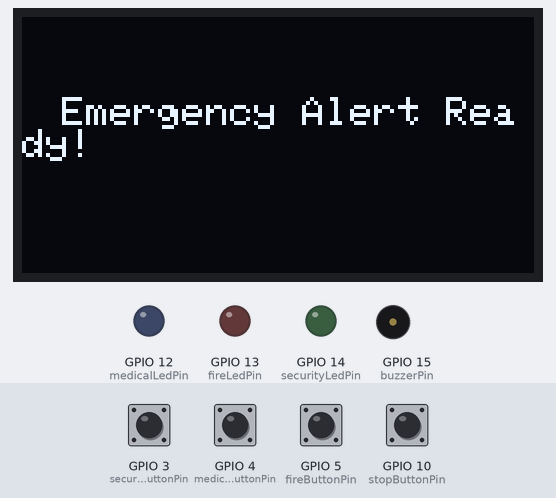
Bench run of a sketch on a simulated ESP32-S3. Parts: 128×64 one-colour display, output pins drawn as LEDs (lit = HIGH), buzzer (waves = sounding). Dashed ring = blinking. Inputs (shaded band) come from the test bench; at power-on: GPIO 3 (securityButtonPin), GPIO 4 (medicalButtonPin), GPIO 5 (fireButtonPin), GPIO 10 (stopButtonPin) HIGH. Random numbers use the default seed unless the sketch sets one; what the sketch prints to the serial monitor is not drawn.

Above: at 3.2 s.
3.3 s: GPIO 3 (securityButtonPin) pulled LOW for 0.15 s
At 4.0 s:
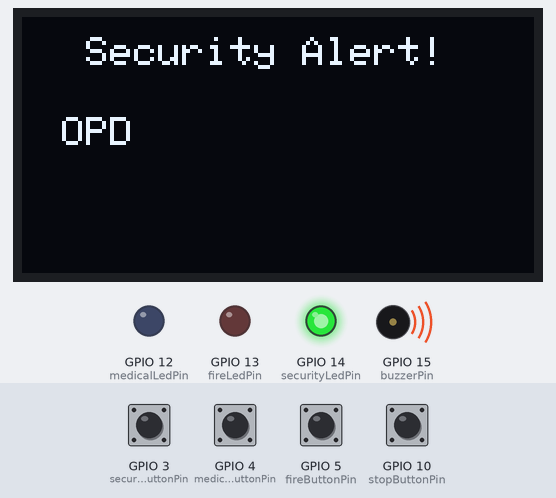
4.9 s: GPIO 10 (stopButtonPin) pulled LOW for 0.15 s
At 5.2 s:
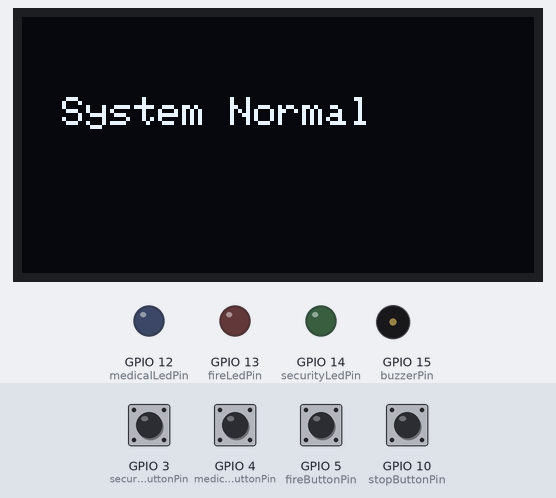
6.5 s: GPIO 4 (medicalButtonPin) pulled LOW for 0.15 s
At 7.7 s:
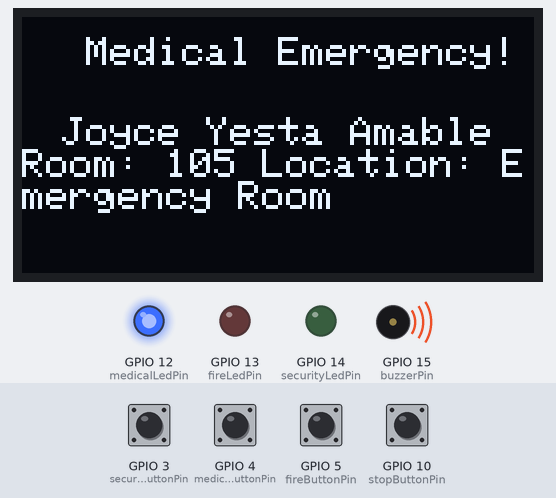
8.1 s: GPIO 10 (stopButtonPin) pulled LOW for 1 s
At 8.8 s:
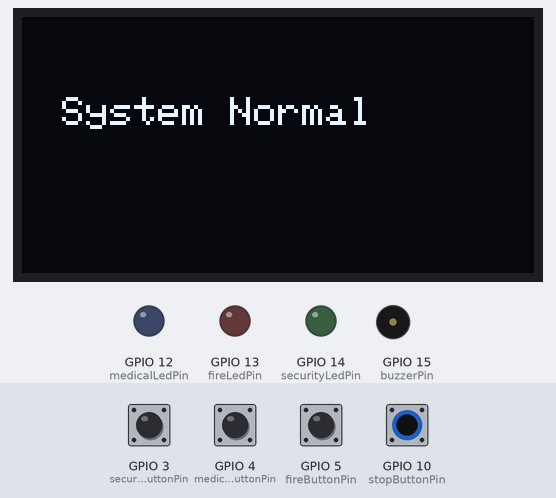
10.6 s: GPIO 5 (fireButtonPin) pulled LOW for 0.15 s
At 11.8 s:
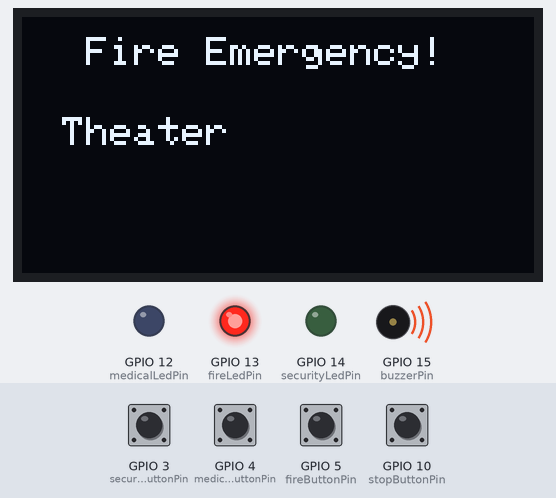
12.2 s: GPIO 4 (medicalButtonPin) driven LOW and GPIO 10 (stopButtonPin) driven LOW
At 12.68 s:
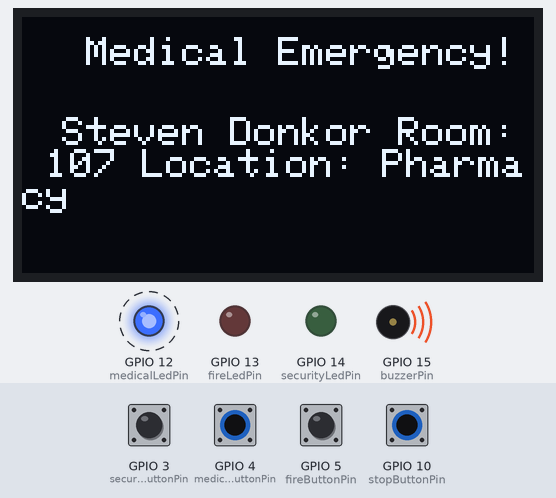
Timing chart, 0 to 62.7 s (numbered marks = the images above; inputs shaded):
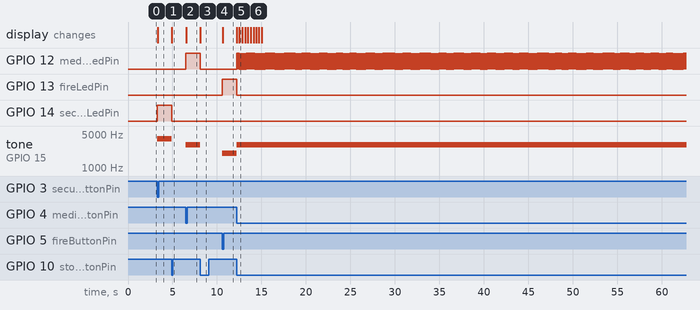

The sketch:

sketch.ino
```cpp
#include <Wire.h>
#include <Adafruit_GFX.h>
#include <Adafruit_SSD1306.h>

// OLED setup
#define SCREEN_WIDTH 128 // Width of OLED screen in pixels
#define SCREEN_HEIGHT 64 // Height of OLED screen in pixels
#define OLED_RESET -1
Adafruit_SSD1306 display(SCREEN_WIDTH, SCREEN_HEIGHT, &Wire, OLED_RESET);

// GPIO Pins For Inter-Integrated Communication (I2C)
#define OLED_SDA 21
#define OLED_SCL 16

// GPIO Pin definitions
#define fireButtonPin 5
#define medicalButtonPin 4
#define securityButtonPin 3
#define stopButtonPin 10  // Stop button pin
#define fireLedPin 13
#define medicalLedPin 12
#define securityLedPin 14
#define buzzerPin 15

// Struct to store emergency locations
struct EmergencyLocation {
  String location;  // The variable location of type string
};
// Struct to store patient details
struct Patient {
  String name; // Name of patient as a string
  int id;      // Patinet id as an integer
  String location; // location of patient as a string
};

// Locations in the hospital
EmergencyLocation locations[] = {
  {"OPD"}, {"Theater"}, {"ICU"}, {"Ward"},
  {"Emergency Room"}, {"Radiology"}, {"Pharmacy"}
};

// Patients requiring medical emergency
Patient patients[] = {
  {"Afia Fosu-Gyeabour", 101 ,"OPD"},
  {"Justice Adugdaa", 102 , "Theater"},
  {"Ida Asare", 103 , "ICU"},
  {"Richel Wellington", 104 , "Ward"},
  {"Joyce Yesta Amable", 105 , "Emergency Room"},
  {"Umeh Joy", 106 , "Radiology"},
  {"Steven Donkor", 107 , "Pharmacy"}
};

const int locationCount = sizeof(locations) / sizeof(locations[0]); //Counting the number of locations in the array
const int patientCount = sizeof(patients) / sizeof(patients[0]); //Counting the number of patients in the array

void setup() {
  Serial.begin(115200); // Initializing serial communication
  Serial.println("Emergency Alert Ready!");

// Connfiguration of the pins as input or output
  pinMode(fireButtonPin, INPUT_PULLUP); // Enabling input-pullup resistor
  pinMode(medicalButtonPin, INPUT_PULLUP); // Enabling input-pullup resistor
  pinMode(securityButtonPin, INPUT_PULLUP); // Enabling input-pullup resistor
  pinMode(stopButtonPin, INPUT_PULLUP); // Enabling input pull-up resistor
  pinMode(fireLedPin, OUTPUT);
  pinMode(medicalLedPin, OUTPUT);
  pinMode(securityLedPin, OUTPUT);
  pinMode(buzzerPin, OUTPUT);

  Wire.begin(OLED_SDA, OLED_SCL);
  if (!display.begin(SSD1306_SWITCHCAPVCC, 0x3C)) {
    Serial.println("SSD1306 allocation failed! Check wiring.");
    while (1);
  }

  display.clearDisplay();
  display.setTextSize(1);
  display.setTextColor(WHITE);
  display.setCursor(10, 20);
  display.println("Emergency Alert Ready!");
  display.display();
  delay(2000);
  randomSeed(analogRead(0));
}

void loop() {
  if (digitalRead(fireButtonPin) == 0) {
    int locationIndex = random(0, locationCount);
    activateFireAlert(locations[locationIndex]);
    waitForStopOrTimeout();
  }
  else if (digitalRead(medicalButtonPin) == 0) {
    int patientIndex = random(0, patientCount);
    activateMedicalAlert(patients[patientIndex]);
    waitForStopOrTimeout();
  }
  else if (digitalRead(securityButtonPin) == 0) {
    int locationIndex = random(0, locationCount);
    activateSecurityAlert(locations[locationIndex]);
    waitForStopOrTimeout();
  }
}

void activateFireAlert(EmergencyLocation location) {
  digitalWrite(fireLedPin, 1);
  tone(buzzerPin, 2000); // Frequency of the buzzer sound
  Serial.println(" Fire Emergency! ");
  Serial.print("Location: "); Serial.println(location.location);
  displayAlert(" Fire Emergency! ", location.location);
  simulateWhatsAppMessage("Fire Emergency at " + location.location);
}

void activateMedicalAlert(Patient patient) {
  digitalWrite(medicalLedPin, HIGH);
  tone(buzzerPin, 3000);
  Serial.println(" Medical Emergency! ");
  Serial.print("Patient: "); Serial.println(patient.name);
  Serial.print("Room: "); Serial.println(patient.id);
  Serial.print("Location: "); Serial.println(patient.location);
  displayAlert(" Medical Emergency! ", patient.name + " Room: " + String(patient.id) + " Location: " + patient.location);
  simulateWhatsAppMessage("Medical Emergency: " + patient.name + " (Room: " + String(patient.id) + ") at " + patient.location);
}

void activateSecurityAlert(EmergencyLocation location) {
  digitalWrite(securityLedPin, HIGH);
  tone(buzzerPin, 4000);
  Serial.println(" Security Emergency! ");
  Serial.print("Location: "); Serial.println(location.location);
  displayAlert(" Security Alert! ", location.location);
  simulateWhatsAppMessage("Security Alert at " + location.location);
}

void waitForStopOrTimeout() {
  unsigned long startTime = millis();
  while (millis() - startTime < 15000) { // 15-second timeout
    if (digitalRead(stopButtonPin) == LOW) { // Stop button pressed
      deactivateAlert();
      return;
    }
  }
  deactivateAlert();
}

void deactivateAlert() {
  digitalWrite(fireLedPin, LOW);
  digitalWrite(medicalLedPin, LOW);
  digitalWrite(securityLedPin, LOW);
  noTone(buzzerPin);
  display.clearDisplay();
  display.setTextSize(1);
  display.setCursor(10, 20);
  display.println("System Normal");
  display.display();
}

void displayAlert(String title, String message) {
  display.clearDisplay();
  display.setTextSize(1);
  display.setCursor(10, 5);
  display.println(title);
  display.setCursor(10, 25);
  display.println(message);
  display.display();
}

// Simulate WhatsApp messaging (for Wokwi)
void simulateWhatsAppMessage(String message) {
  Serial.println("[SIMULATED] WhatsApp Message: " + message);
}
```

Measured:
- after the input at 3.3 s, GPIO 14 (securityLedPin): LOW → HIGH at once; tone on GPIO 15 (buzzerPin): silent → 4000 Hz at once; the display: changes at once (image 1)
- after the input at 4.9 s, GPIO 14 (securityLedPin): HIGH → LOW at once; tone on GPIO 15 (buzzerPin): 4000 Hz → silent at once; the display: changes at once (image 2)
- after the input at 6.5 s, GPIO 12 (medicalLedPin): LOW → HIGH at once; tone on GPIO 15 (buzzerPin): silent → 3000 Hz at once; the display: changes at once (image 3)
- after the input at 8.1 s, GPIO 12 (medicalLedPin): HIGH → LOW at once; tone on GPIO 15 (buzzerPin): 3000 Hz → silent at once; the display: changes at once (image 4)
- after the input at 10.6 s, GPIO 13 (fireLedPin): LOW → HIGH at once; tone on GPIO 15 (buzzerPin): silent → 2000 Hz at once; the display: changes at once (image 5)
- after the input at 12.2 s, GPIO 12 (medicalLedPin): alternates HIGH for 0.03 s and LOW for 0.03 s, starting at once
